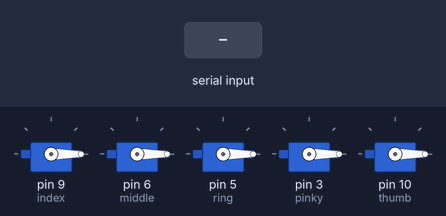
Simulated run of this sketch. Board: Arduino Uno, built with avr-gcc and run on an emulated ATmega328P. On the bench: 5 × servo. The test bench sets the inputs (shaded band).

Above: at 1.2 s.
1.3 s: "Z" received over Serial
At 2.0 s:
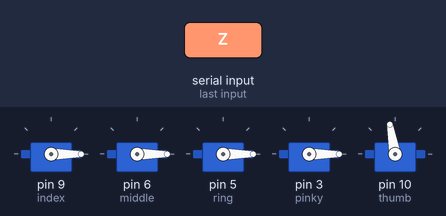
2.8 s: "Z" received over Serial
At 3.1 s:
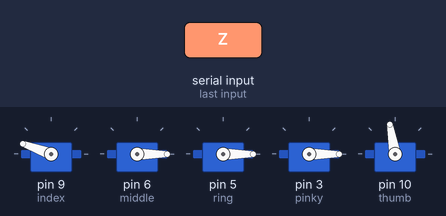
Timing chart, 0 to 5.8 s (numbered marks = the images above; inputs shaded):
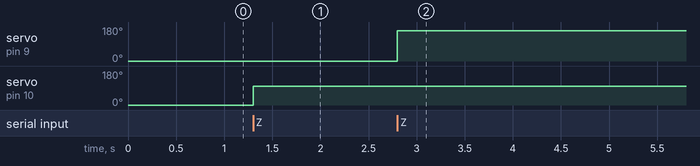

The sketch:

FingerTrackerKinect.ino
```cpp
/* Purpose: Mimic the motions of the user hand with the robot hand
 * Paired with Processing Program FingerTrackerKinectFinal
 * Created by: Jonathan Hernandez and Ayat Amin
 * Date: 03/17/2016
 */

#include <Servo.h>
#include <stdio.h>

Servo index;
Servo middle;
Servo ring;
Servo pinky;
Servo thumb;
String a;
unsigned int currFinger = 0;
char val = 'A';
int maxThumbPos = 100;
int maxFingerPos = 160;


void setup() {
  // put your setup code here, to run once:
  index.attach( 9, 650, 2350 ); // 650, 2350
  middle.attach( 6, 650, 2350 );
  ring.attach( 5, 650, 2350);
  pinky.attach( 3, 500, 3350);
  thumb.attach( 10, 650, 2350 );
  Serial.begin( 9600 );
  index.write( 0 );
  middle.write( 0 );
  ring.write( 0 );
  pinky.write( 0 );
  thumb.write( 0 );
}

void loop() {
  if( Serial.available() ) {
    val = Serial.read();
    if ( val >= 'A' && val <='Z' ) {
      if( currFinger == 0 ) {
        rotateThumb( val );
      } else if ( currFinger == 1 ) {
        rotateServo( val, index );
      } else if ( currFinger == 2 ) {
        rotateServo( val, middle );
      } else if ( currFinger == 3 ) {
        rotateServo( val, ring );
      } else if ( currFinger == 4 ) {
        rotateServo( val, pinky );
      }
    }
    currFinger++;
    if ( currFinger == 5 ) {
      currFinger = 0;
    }
  }
}

void rotateServo( char input, Servo & servo ) {
  if ( input == 'Z' ) {
    servo.write( maxFingerPos );
  } else if ( input == 'A' ) {
    servo.write( 0 );
  } else {
    servo.write( maxFingerPos * ( input - 'A' ) / ( 'Z' - 'A' ) );
  }
}

void rotateThumb( char input ) {
  if ( input == 'Z' ) {
    thumb.write( maxThumbPos );
  } else if ( input == 'A' ) {
    thumb.write( 0 );
  } else {
    thumb.write( maxThumbPos * ( input - 'A' ) / ( 'Z' - 'A' ) );
  }
}
```

Measured:
- after the input at 1.3 s, servo on pin 10 (thumb): 0° → 100° at once
- after the input at 2.8 s, servo on pin 9 (index): 0° → 160° at once
